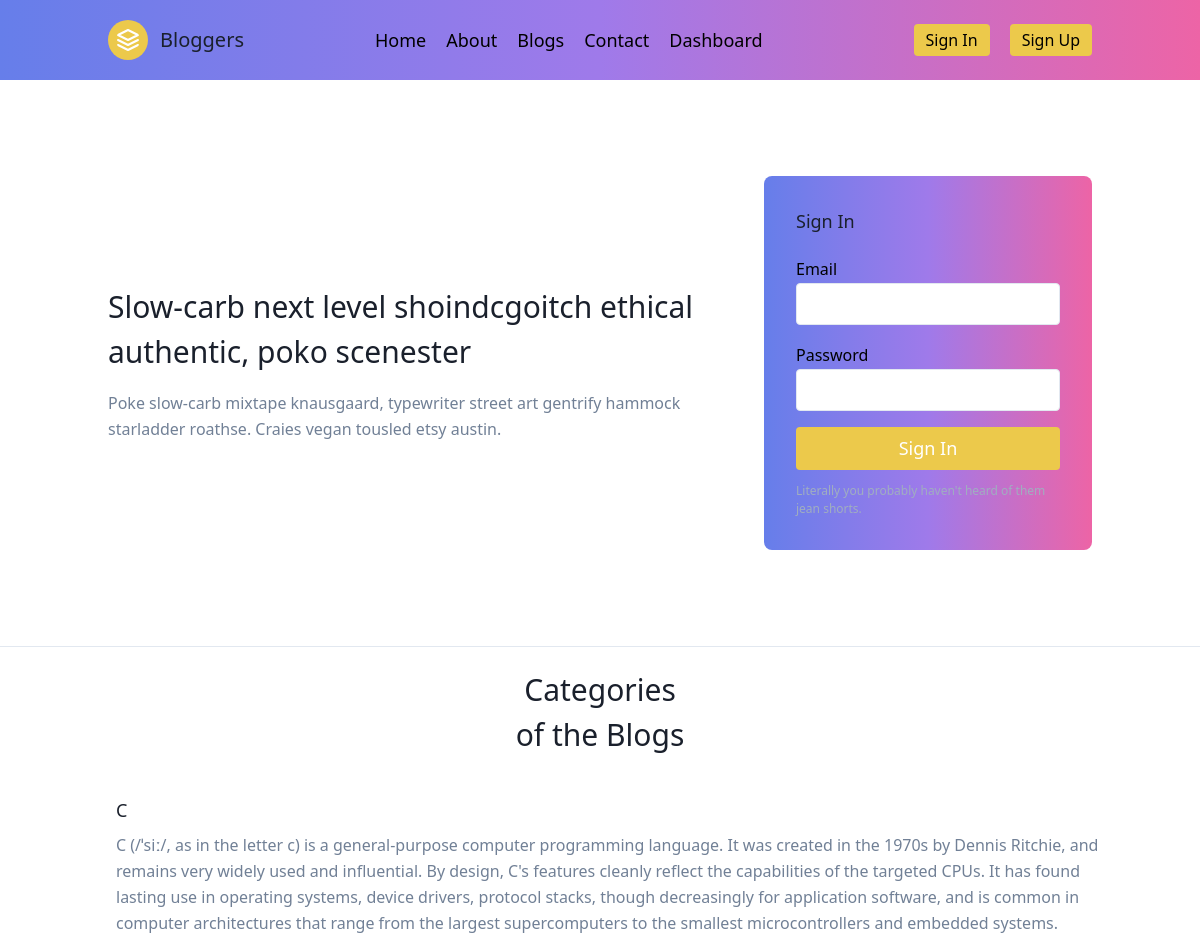
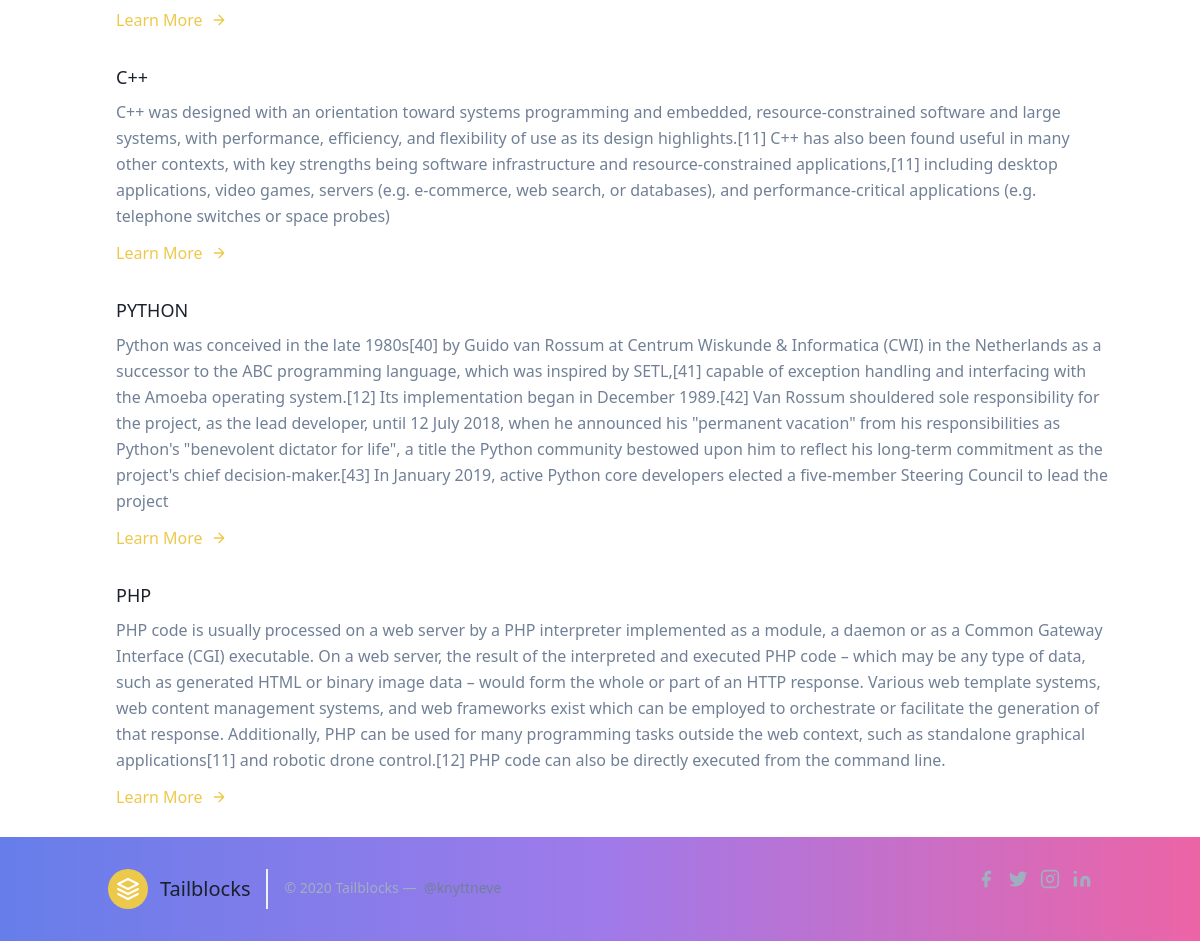
The page / on the database its author committed (2 pictures, top to bottom).
### tables this page shows
CREATE TABLE `category` (
  `sno` int(11) NOT NULL,
  `cname` varchar(30) NOT NULL,
  `description` text NOT NULL,
  `date` datetime NOT NULL DEFAULT current_timestamp()
);

### index.php (the view, shortened to what this page needs)
<!DOCTYPE html>
<html>
<head>
    <link href="https://unpkg.com/tailwindcss@^1.0/dist/tailwind.min.css"
      rel="stylesheet">
</head>
<body>
    <div class="flex flex-col h-screen justify-between">
    <?php include 'partials/_header.php'; ?>
    <?php include 'partials/_connection.php'; ?>
      <section class="text-gray-600 body-font">
        <div class="container px-5 py-24 mx-auto flex flex-wrap items-center">
          <div class="lg:w-3/5 md:w-1/2 md:pr-16 lg:pr-0 pr-0">
            <h1 class="title-font font-medium text-3xl text-gray-900">Slow-carb next level shoindcgoitch ethical authentic, poko scenester</h1>
            <p class="leading-relaxed mt-4">Poke slow-carb mixtape knausgaard, typewriter street art gentrify hammock starladder roathse. Craies vegan tousled etsy austin.</p>
          </div>
          <div class="lg:w-2/6 md:w-1/2 bg-gradient-to-r from-indigo-500 via-purple-500 to-pink-500 text-black rounded-lg p-8 flex flex-col md:ml-auto w-full mt-10 md:mt-0">
            <h2 class="text-gray-900 text-lg font-medium title-font mb-5">Sign In</h2>
            <div class="relative mb-4">
              <label for="email" class="leading-7 text-lr text-black-600">Email</label>
              <input type="email" id="email" name="email" class="w-full bg-white rounded border border-gray-300 focus:border-yellow-500 focus:ring-2 focus:ring-yellow-200 text-base outline-none text-gray-700 py-1 px-3 leading-8 transition-colors duration-200 ease-in-out">
            </div>
            <div class="relative mb-4">
              <label for="password" class="leading-7 text-lr text-black-600">Password</label>
              <input type="password" id="password" name="password" class="w-full bg-white rounded border border-gray-300 focus:border-yellow-500 focus:ring-2 focus:ring-yellow-200 text-base outline-none text-gray-700 py-1 px-3 leading-8 transition-colors duration-200 ease-in-out">
            </div>
            <button class="text-white bg-yellow-500 border-0 py-2 px-8 focus:outline-none hover:bg-yellow-600 rounded text-lg">Sign In</button>
            <p class="text-xs text-gray-500 mt-3">Literally you probably haven't heard of them jean shorts.</p>
          </div>
        </div>
      </section>
      <hr>
      <section class="text-gray-600 body-font">
        <div class="container px-5 py-5 mx-auto">
          <h1 class="sm:text-3xl text-2xl font-medium title-font text-center text-gray-900 mb-4">Categories
            <br class="hidden sm:block">of the Blogs
          </h1>
          <?php
            $sql = "SELECT cname, description FROM `category` ";
            $result = mysqli_query($conn, $sql);
            if (mysqli_num_rows($result) >= 0) {
              while($data = mysqli_fetch_assoc($result)) {
                ?>
          <div class="flex flex-wrap sm:-m-4 -mx-1 -mb-10 -mt-4 md:space-y-0 space-y-6">
            <div class="flex">
              <div class="flex-grow pl-6">
                <h2 class="text-gray-900 text-lg title-font font-medium mb-2 mt-10"><?php echo $data['cname']; ?></h2>
                <p class="leading-relaxed text-base"><?php echo $data['description']; ?></p>
                <a class="mt-3 text-yellow-500 inline-flex items-center" href="blog.php">Learn More
                  <svg fill="none" stroke="currentColor" stroke-linecap="round" stroke-linejoin="round" stroke-width="2" class="w-4 h-4 ml-2" viewBox="0 0 24 24">
                    <path d="M5 12h14M12 5l7 7-7 7"></path>
                  </svg>
                </a>
              </div>
            </div>
          </div>
          <br>
          <?php
        }
            }
            ?>
        </div>
      </section>
      <?php include 'partials/_footer.php'; ?>
    </div>
</body>
</html>

### rows shown on the page
category: cname "C", description "C (/ˈsiː/, as in the letter c) is a general-purpose computer programming language. It was created in the 1970s by Dennis Ritchie, and remains very widely used and influential. By design, C's features cleanly reflect the capabilities of the targeted CPUs. It has found lasting use in operating systems, device drivers, protocol stacks, though decreasingly for application software, and is common in computer architectures that range from the largest supercomputers to the smallest microcontrollers and embedded systems."
category: cname "C++", description "C++ was designed with an orientation toward systems programming and embedded, resource-constrained software and large systems, with performance, efficiency, and flexibility of use as its design highlights.[11] C++ has also been found useful in many other contexts, with key strengths being software infrastructure and resource-constrained applications,[11] including desktop applications, video games, servers (e.g. e-commerce, web search, or databases), and performance-critical applications (e.g. telephone switches or space probes)"
category: cname "PYTHON", description "Python was conceived in the late 1980s[40] by Guido van Rossum at Centrum Wiskunde & Informatica (CWI) in the Netherlands as a successor to the ABC programming language, which was inspired by SETL,[41] capable of exception handling and interfacing with the Amoeba operating system.[12] Its implementation began in December 1989.[42] Van Rossum shouldered sole responsibility for the project, as the lead developer, until 12 July 2018, when he announced his \"permanent vacation\" from his responsibilities as Python's \"benevolent dictator for life\", a title the Python community bestowed upon him to reflect his long-term commitment as the project's chief decision-maker.[43] In January 2019, active…"
category: cname "PHP", description "PHP code is usually processed on a web server by a PHP interpreter implemented as a module, a daemon or as a Common Gateway Interface (CGI) executable. On a web server, the result of the interpreted and executed PHP code – which may be any type of data, such as generated HTML or binary image data – would form the whole or part of an HTTP response. Various web template systems, web content management systems, and web frameworks exist which can be employed to orchestrate or facilitate the generation of that response. Additionally, PHP can be used for many programming tasks outside the web context, such as standalone graphical applications[11] and robotic drone control.[12] PHP code can also…"
